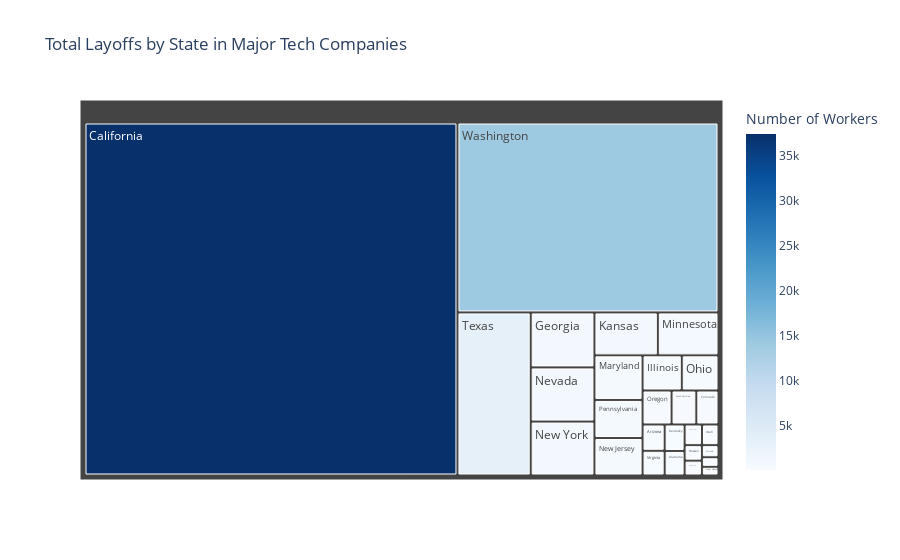

The cell this chart's notebook holds for it:
### Markdown cell above
6) Treemap by state

### Code cell
df_state_totals = df_combined.groupby('State')['Number of Workers'].sum().reset_index()
# Treemap visualization for layoffs by state
fig_state = px.treemap(df_state_totals, path=['State'], values='Number of Workers',
                       title='Total Layoffs by State in Major Tech Companies',
                       color='Number of Workers', color_continuous_scale='Blues')
fig_state.show()

### Figure 1 — Plotly figure (JSON) as saved in the notebook; plotly's stock layout.template omitted (floating-point values rounded to 4 significant figures)
{"data": [{"branchvalues": "total", "customdata": [[139.0], [165.0], [37380.0], [214.0], [57.0], [995.0], [76.0], [391.0], [45.0], [773.0], [150.0], [609.0], [73.0], [740.0], [980.0], [41.0], [512.0], [976.0], [102.0], [366.0], [280.0], [520.0], [239.0], [3392.0], [97.0], [155.0], [14080.0]], "domain": {"x": [0, 1], "y": [0, 1]}, "hovertemplate": "labels=%{label}<br>Number of Workers_sum=%{value}<br>parent=%{parent}<br>id=%{id}<br>Number of Workers=%{color}<extra></extra>", "ids": ["Alabama", "Arizona", "California", "Colorado", "Florida", "Georgia", "Hawaii", "Illinois", "Indiana", "Kansas", "Kentucky", "Maryland", "Massachusetts", "Minnesota", "Nevada", "New Hampshire", "New Jersey", "New York", "North Carolina", "Ohio", "Oregon", "Pennsylvania", "South Carolina", "Texas", "Utah", "Virginia", "Washington"], "labels": ["Alabama", "Arizona", "California", "Colorado", "Florida", "Georgia", "Hawaii", "Illinois", "Indiana", "Kansas", "Kentucky", "Maryland", "Massachusetts", "Minnesota", "Nevada", "New Hampshire", "New Jersey", "New York", "North Carolina", "Ohio", "Oregon", "Pennsylvania", "South Carolina", "Texas", "Utah", "Virginia", "Washington"], "marker": {"coloraxis": "coloraxis", "colors": [139.0, 165.0, 37380.0, 214.0, 57.0, 995.0, 76.0, 391.0, 45.0, 773.0, 150.0, 609.0, 73.0, 740.0, 980.0, 41.0, 512.0, 976.0, 102.0, 366.0, 280.0, 520.0, 239.0, 3392.0, 97.0, 155.0, 14080.0]}, "name": "", "parents": ["", "", "", "", "", "", "", "", "", "", "", "", "", "", "", "", "", "", "", "", "", "", "", "", "", "", ""], "type": "treemap", "values": [139.0, 165.0, 37380.0, 214.0, 57.0, 995.0, 76.0, 391.0, 45.0, 773.0, 150.0, 609.0, 73.0, 740.0, 980.0, 41.0, 512.0, 976.0, 102.0, 366.0, 280.0, 520.0, 239.0, 3392.0, 97.0, 155.0, 14080.0]}], "layout": {"coloraxis": {"colorbar": {"title": {"text": "Number of Workers"}}, "colorscale": [[0, "rgb(247,251,255)"], [0.125, "rgb(222,235,247)"], [0.25, "rgb(198,219,239)"], [0.375, "rgb(158,202,225)"], [0.5, "rgb(107,174,214)"], [0.625, "rgb(66,146,198)"], [0.75, "rgb(33,113,181)"], [0.875, "rgb(8,81,156)"], [1, "rgb(8,48,107)"]]}, "legend": {"tracegroupgap": 0}, "title": {"text": "Total Layoffs by State in Major Tech Companies"}}}
